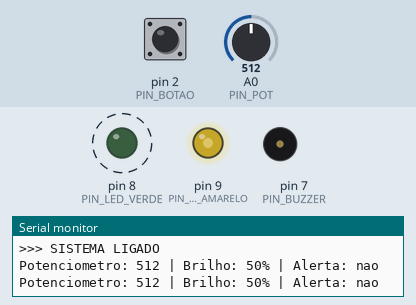
This sketch was run on a simulated Arduino Uno, built with avr-gcc and run on an emulated ATmega328P. On the bench: output pins drawn as LEDs (lit = HIGH), buzzer (waves = sounding), the last lines printed to the serial monitor. Dashed ring = blinking. The inputs (shaded band) are chosen by the test bench; at power-on: A0 (PIN_POT) = 512, pin 2 (PIN_BOTAO) HIGH.

Above: at 1.2 s.
1.3 s: A0 (PIN_POT) set to 791
At 1.9 s:
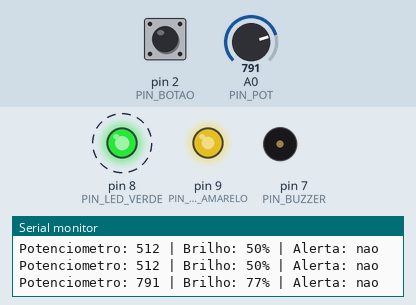
4.3 s: A0 (PIN_POT) set to 811
At 4.67 s:
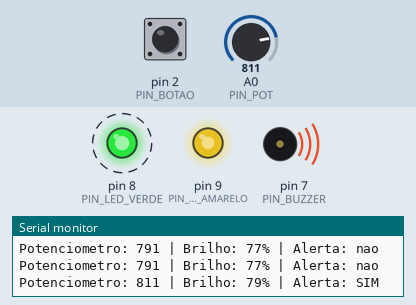
7.3 s: pin 2 (PIN_BOTAO) pulled LOW for 0.15 s
At 8.2 s:
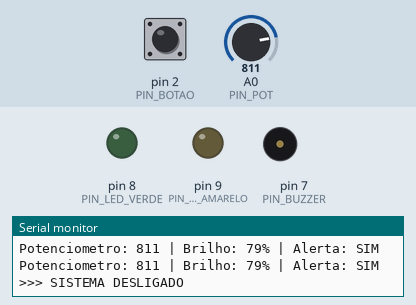
8.9 s: pin 2 (PIN_BOTAO) pulled LOW for 1 s
At 9.77 s:
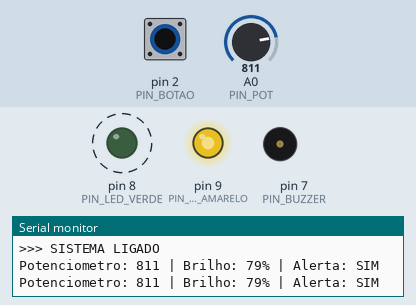
11.9 s: A0 (PIN_POT) set to 716
At 12.3 s:
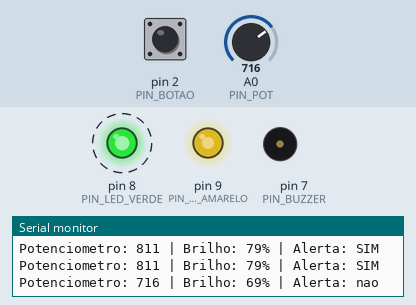
14.9 s: A0 (PIN_POT) set to 122
At 15.2 s:
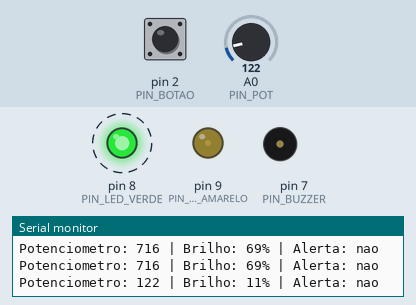
Timing chart, 0 to 18.9 s (numbered marks = the images above; inputs shaded):
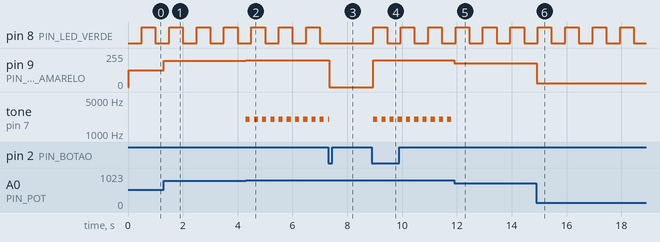

The sketch:

atividade01.ino
```cpp
/*
 * =====================================================================
 *  ATIVIDADE 01 - Sistema com sensor analógico (potenciômetro)
 * =====================================================================
 *  - LED verde pisca a cada 500 ms indicando que o sistema está ligado.
 *  - Potenciômetro (sensor analógico) lido continuamente.
 *  - LED amarelo varia o brilho conforme a posição do potenciômetro.
 *  - Buzzer apita (alerta) quando o valor passa do LIMITE.
 *  - Botão liga/desliga todo o sistema. Desligado: LEDs e buzzer apagados.
 *
 *  Sem delay(): cada parte é uma função que usa millis() e devolve o
 *  controle rápido, então todos os requisitos funcionam "ao mesmo tempo".
 *
 * ---------------------------------------------------------------------
 *  LIGAÇÕES (Arduino UNO)
 * ---------------------------------------------------------------------
 *  LED verde ....... D8  -> resistor 220 ohm -> GND
 *  LED amarelo ..... D9 (PWM) -> resistor 220 ohm -> GND
 *  Buzzer .......... D7 (+) / GND (-)
 *  Botão ........... D2 -> outro terminal no GND (usa INPUT_PULLUP)
 *  Potenciômetro ... pinos das pontas no 5V e GND, pino do meio no A0
 *  (se usar módulos com resistor na placa, ligue direto)
 * =====================================================================
 */

// ------------------------------ PINOS --------------------------------
const uint8_t PIN_LED_VERDE   = 8;
const uint8_t PIN_LED_AMARELO = 9;   // precisa ser PWM (~) para variar brilho
const uint8_t PIN_BUZZER      = 7;
const uint8_t PIN_BOTAO       = 2;
const uint8_t PIN_POT         = A0;

// --------------------------- CONFIGURAÇÕES ---------------------------
const unsigned long T_PISCA_VERDE = 500UL;  // pisca do LED verde
const unsigned long T_DEBOUNCE    = 50UL;   // anti-repique do botão
const unsigned long T_LEITURA     = 20UL;   // leitura do potenciômetro
const unsigned long T_BIPE        = 150UL;  // liga/desliga do bipe de alerta
const unsigned long T_SERIAL      = 500UL;  // envio de dados ao Monitor Serial

const int LIMITE_ALERTA = 800;       // 0 a 1023: acima disso o buzzer apita
const unsigned int FREQ_BUZZER = 2000;

// ------------------------- ESTADO DO SISTEMA -------------------------
bool sistemaLigado = true;

// LED verde
bool estadoVerde = false;
unsigned long ultimoPiscaVerde = 0;

// Botão (debounce)
bool leituraAnteriorBotao = HIGH;
bool estadoEstavelBotao   = HIGH;
unsigned long ultimaMudancaBotao = 0;

// Potenciômetro
int valorPot = 0;
unsigned long ultimaLeitura = 0;

// Buzzer
bool bipeLigado = false;
unsigned long ultimoBipe = 0;

unsigned long ultimoSerial = 0;

// =====================================================================
//  TAREFA: BOTÃO LIGA/DESLIGA (com debounce por millis)
// =====================================================================
void tarefaBotao() {
  bool leitura = digitalRead(PIN_BOTAO);

  // Qualquer mudança reinicia a contagem do debounce
  if (leitura != leituraAnteriorBotao) {
    ultimaMudancaBotao = millis();
    leituraAnteriorBotao = leitura;
  }

  // Leitura ficou estável pelo tempo de debounce
  if (millis() - ultimaMudancaBotao > T_DEBOUNCE && leitura != estadoEstavelBotao) {
    estadoEstavelBotao = leitura;

    if (estadoEstavelBotao == LOW) {  // botão foi apertado (INPUT_PULLUP)
      sistemaLigado = !sistemaLigado;
      Serial.println(sistemaLigado ? F(">>> SISTEMA LIGADO") : F(">>> SISTEMA DESLIGADO"));

      if (!sistemaLigado) desligarTudo();
    }
  }
}

// Apaga LEDs e buzzer
void desligarTudo() {
  digitalWrite(PIN_LED_VERDE, LOW);
  analogWrite(PIN_LED_AMARELO, 0);
  noTone(PIN_BUZZER);
  estadoVerde = false;
  bipeLigado  = false;
}

// =====================================================================
//  TAREFA: LED VERDE PISCANDO (sistema em funcionamento)
// =====================================================================
void tarefaLedVerde() {
  if (millis() - ultimoPiscaVerde >= T_PISCA_VERDE) {
    ultimoPiscaVerde = millis();
    estadoVerde = !estadoVerde;
    digitalWrite(PIN_LED_VERDE, estadoVerde);
  }
}

// =====================================================================
//  TAREFA: LEITURA DO POTENCIÔMETRO (sensor analógico)
// =====================================================================
void tarefaSensor() {
  if (millis() - ultimaLeitura >= T_LEITURA) {
    ultimaLeitura = millis();
    valorPot = analogRead(PIN_POT);  // 0 a 1023
  }
}

// =====================================================================
//  TAREFA: BRILHO DO LED AMARELO (proporcional ao potenciômetro)
// =====================================================================
void tarefaLedAmarelo() {
  int brilho = map(valorPot, 0, 1023, 0, 255);  // PWM vai de 0 a 255
  analogWrite(PIN_LED_AMARELO, brilho);
}

// =====================================================================
//  TAREFA: ALERTA SONORO (valor acima do limite)
// =====================================================================
void tarefaAlerta() {
  if (valorPot <= LIMITE_ALERTA) {
    if (bipeLigado) noTone(PIN_BUZZER);
    bipeLigado = false;
    return;
  }

  // Bipe intermitente enquanto estiver acima do limite
  if (millis() - ultimoBipe >= T_BIPE) {
    ultimoBipe = millis();
    bipeLigado = !bipeLigado;
    if (bipeLigado) tone(PIN_BUZZER, FREQ_BUZZER);
    else            noTone(PIN_BUZZER);
  }
}

// =====================================================================
//  TAREFA: MONITOR SERIAL (acompanhar os valores)
// =====================================================================
void tarefaSerial() {
  if (millis() - ultimoSerial >= T_SERIAL) {
    ultimoSerial = millis();
    Serial.print(F("Potenciometro: "));
    Serial.print(valorPot);
    Serial.print(F(" | Brilho: "));
    Serial.print(map(valorPot, 0, 1023, 0, 100));
    Serial.print(F("% | Alerta: "));
    Serial.println(valorPot > LIMITE_ALERTA ? F("SIM") : F("nao"));
  }
}

// =====================================================================
//  SETUP
// =====================================================================
void setup() {
  Serial.begin(9600);
  pinMode(PIN_LED_VERDE,   OUTPUT);
  pinMode(PIN_LED_AMARELO, OUTPUT);
  pinMode(PIN_BUZZER,      OUTPUT);
  pinMode(PIN_BOTAO,       INPUT_PULLUP);
  Serial.println(F(">>> SISTEMA LIGADO"));
}

// =====================================================================
//  LOOP - chama cada tarefa; nenhuma trava o processador
// =====================================================================
void loop() {
  tarefaBotao();            // sempre ativo: é ele que liga o sistema

  if (!sistemaLigado) return;  // desligado: nada mais executa

  tarefaLedVerde();
  tarefaSensor();
  tarefaLedAmarelo();
  tarefaAlerta();
  tarefaSerial();
}
```

Measured:
- the behaviour switches between 800 and 801 on A0 (PIN_POT) (found by bisection; images 1 and 2)
- after the input at 1.3 s, pin 9 (PIN_LED_AMARELO): 127/255 → 197/255 at once
- after the input at 4.3 s, pin 9 (PIN_LED_AMARELO): 197/255 → 202/255 at once; tone on pin 7 (PIN_BUZZER): alternates 2000 Hz for 0.15 s and silent for 0.15 s, starting at once
- after the input at 7.3 s, pin 8 (PIN_LED_VERDE): stays LOW (without the input it goes to HIGH after 0.20 s); pin 9 (PIN_LED_AMARELO): 202/255 → 0/255 after 0.05 s
- after the input at 8.9 s, pin 8 (PIN_LED_VERDE): alternates HIGH for 0.50 s and LOW for 0.50 s, starting after 0.05 s; pin 9 (PIN_LED_AMARELO): 0/255 → 202/255 after 0.05 s; tone on pin 7 (PIN_BUZZER): alternates 2000 Hz for 0.15 s and silent for 0.15 s, starting after 0.05 s
- after the input at 11.9 s, pin 9 (PIN_LED_AMARELO): 202/255 → 178/255 at once; tone on pin 7 (PIN_BUZZER): stops changing and stays silent
- after the input at 14.9 s, pin 9 (PIN_LED_AMARELO): 178/255 → 30/255 at once
- by itself, pin 8 (PIN_LED_VERDE): alternates HIGH for 0.50 s and LOW for 0.50 s
